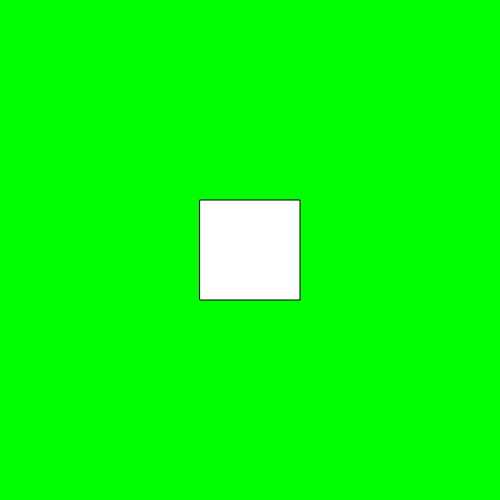
Frame 1 (no input)
Frame 60 (no input): identical to frame 1, image omitted
Frame 120 (the mouse pressed at the canvas centre since frame 60): identical to frame 1, image omitted

The p5.js sketch that drew this single still picture (run headless with seeded random() and noise() and a simulated clock; from frame 60 on, the mouse is pressed at the canvas centre):

// p5.js sketch
// ── sketch.js
function setup() {
    createCanvas(500, 500)
}

function draw() {
    background(0, 255, 0)
    var size = 100;
    rect(width/2 - size/2, 
         height/2-size/2, size, size)
}
